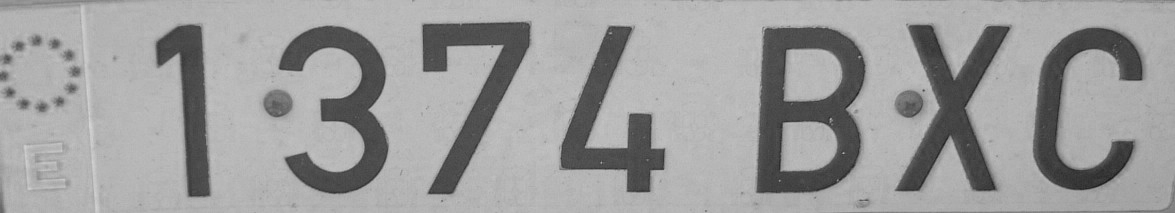
%> input picture Grado Ingeniería Informática (Computación)/3º/2do cuatri/Sistemas de Percepcion/Practicas/P4/P4/Imagenes/Matric.tif, 1175 x 213 px
$ octave Previa_P4.m   (GNU Octave 9; MATLAB toolbox functions it lacks are replaced by stand-ins)
%> lines starting %> are read from the running program, lines starting %| are printed output that depends on the picture; in (x1, y1, x2, y2) boxes, pixels count from 0 and x2, y2 are one past the last pixel; in counts of white or black regions, pixels touching at a corner belong together; the program's own positions count from 1
### Grado Ingeniería Informática (Computación)/3º/2do cuatri/Sistemas de Percepcion/Practicas/P4/P4/Funciones/Funcion_MinEntreMax.m
function [g_MinEntreMax, gmax1,gmax2] = Funcion_MinEntreMax(Id,vectorPesos )

h=imhist(uint8(Id));

if not (isempty(vectorPesos))

    h=funcion_suaviza_vector_medias_moviles(h,vectorPesos);

end

%1 Nivel de gris del máximo mayor

[NumPixMax,g1max] = max(h); %CUIDADO: el nivel real de gris es g1max - 1

%close all, imhist(uint8(Id)); axis([0 255 0 max(h) + 1000]), title(num2str(g1max))


%Nivel de gris del segundo maximo mayor

%Asegurarse de que la separacion entre los dos sea suficiente para evitar
%que ambo se encuentren en la misma clase

%Evaluar para cada nivel de gris: [(g-gmax)^2 * h(g)] 1 ? g ? 256

valores2Max = zeros(256,1);

for g=1:256

   valores2Max(g) = (g-g1max)^2 * h(g);

end

[~,g2max] = max(valores2Max);

%close all, imhist(uint8(Id)); axis([0 255 0 max(h) + 1000]), title(num2str(g2max))


%Calculamos el minimo entre maximos

%Calculamos el minimo de h garantizando que esté entre los dos máximos

%Modificamos los valores de h que no se encuentren entre los dos máximos y
%les asignamos el valor más alto posible

if g1max<g2max

    h(1:g1max) = NumPixMax;
    h(g2max:256) = NumPixMax;
    gmax1 = g1max-1;
    gmax2 = g2max-1;


else

    h(1:g2max) = NumPixMax;
    h(g1max:256) = NumPixMax;
    gmax2 = g1max-1;
    gmax1 = g2max-1;


end

%close all, imhist(uint8(Id)); axis([0 255 0 max(h) + 1000]),figure, stem(0:255,h,'.r')

[~,indice] = min(h);
g_MinEntreMax = indice-1;


end

### Grado Ingeniería Informática (Computación)/3º/2do cuatri/Sistemas de Percepcion/Practicas/P4/P4/Funciones/funcion_suaviza_vector_medias_moviles.m
function hs = funcion_suaviza_vector_medias_moviles(h,pesos)

    amp = floor(length(pesos)/2);

    pesos = (1/sum(pesos)) * pesos;

    pesos = pesos(:)';  %Vector fila siempre
    hc = h(:);          %Vector columna siempre

    hamp = [hc(amp+1:-1:2) ; hc ; hc(end-1:-1:end-amp)];

    hs = zeros(size(h));

    for i=1:length(h)

        ind_hamp =i+amp;
        hs(i) = pesos*hamp(ind_hamp-amp:ind_hamp+amp);

    end

end

### Grado Ingeniería Informática (Computación)/3º/2do cuatri/Sistemas de Percepcion/Practicas/P4/P4/Funciones/calcula_valor_medio_region_histograma.m
function [gMean,numPix] = calcula_valor_medio_region_histograma(h,gIni,gFin)

    gIni = round(gIni);
    if gIni < 1
       gIni=1;
    end

     gFin = round(gFin);
    if gFin >256
       gFin=256;
    end

    gMean=0;

    for g=gIni:gFin
        gMean = gMean + g*h(g);
    end

    numPix = sum(h(gIni:gFin));

    if numPix >0
        gMean = gMean/numPix;
    else
        gMean = [];
    end
end

### Grado Ingeniería Informática (Computación)/3º/2do cuatri/Sistemas de Percepcion/Practicas/P4/P4/Funciones/funcion_isodata.m
function T = funcion_isodata(h,umbralParada)


varControl = true;

gIni = 1; gFin = 256;
T = calcula_valor_medio_region_histograma(h,gIni,gFin);

while varControl

    gIni = 1; gFin = round(T);
    gMean1 = calcula_valor_medio_region_histograma(h,gIni,gFin); %Nivel de gris medio de la primera agrup

    gIni = round(T) + 1; gFin = 256;
    gMean2 = calcula_valor_medio_region_histograma(h,gIni,gFin); %Nivel de gris medio de la segunda agrup

    newT =mean([gMean1 gMean2]); %Esta forma de calcular la media acepta que
    %gMean1 o gMean2 puedan ser conjuntos vacios

    if abs(T-newT) <= umbralParada

        varControl = false;

    end

    T = newT;

end

T = T-1;

end

### Grado Ingeniería Informática (Computación)/3º/2do cuatri/Sistemas de Percepcion/Practicas/P4/P4/Funciones/funcion_otsu.m
function T_otsu = funcion_otsu(I)

    h = imhist(uint8(I));

    %Consideramos en toda la programacion niveles de gris de 1 a 256,
    %despues al resultado le resyamos una unidad


    gIni = 1; gFin=256;

    [gmedio,numPix] = calcula_valor_medio_region_histograma(h,gIni,gFin);

    var = zeros(256,1); %Para almacenar la varianza entre clases

    for g = 2:255   %Los extremos de g=0 y g=255 no son posibles umbrales (de 2 a 255)

        T=g;
        var(g) = calcula_varianza_entre_clases(T,h,numPix,gmedio);

    end

    [~, indice] = max(var);

    T_otsu = indice-1;


end


function  var = calcula_varianza_entre_clases(T,h,numPix,gmedio)

    %Calculo del numero de pixeles y el valor de gris medio de cada clase
    [gMean1,N1] = calcula_valor_medio_region_histograma(h,1,T);
    [gMean2,N2] = calcula_valor_medio_region_histograma(h,T+1,256);


    %Probabilidad de ocurrencia de un nivel de gris en cada clase
    prob1 = N1/numPix;
    prob2 = N2/numPix;

    %Varianza entre clases ponderada por la prob de ocurrencia

    var = prob1 * (gMean1-gmedio).^2 + prob2 * (gMean2-gmedio).^2;
    if isempty(var)

        var=0;

    end


end


### Grado Ingeniería Informática (Computación)/3º/2do cuatri/Sistemas de Percepcion/Practicas/P4/P4/Previa_P4.m
%%PREVIA P4

addpath("Funciones")
addpath("Imagenes")
addpath("Videos")


%Funcion MinEntreMax
I = imread("Matric.tif");
%> I is the input picture: size 213x1175 uint8; min 27, max 212, mean 156.9
imshow(I);
Id = double(I);
[h,nivelesdegris] =  imhist(I); %OJO uint8 para imhist
%> h = 256 values, max 15112 at index 184, min 0 at index 1, mean 977.6; nivelesdegris = 256 values from 0 to 255
vectorPesos = [ 1 2 4 8 4 2 1];
[g_MinEntreMax, gmax1,gmax2] = Funcion_MinEntreMax(Id,vectorPesos);
%> in funcion_suaviza_vector_medias_moviles, `hc = h(:);`: hc has the same summary as h outside funcion_suaviza_vector_medias_moviles
%> in funcion_suaviza_vector_medias_moviles, `hamp = [hc(amp+1:-1:2) ; hc ; hc(end-1:-1:end-amp)];`: hamp = 262 values, max 15112 at index 187, min 0 at index 1, mean 955.2
%> after the loop in funcion_suaviza_vector_medias_moviles, `for i=1:length(h)`: hs = 256 values, max 14495.4 at index 184, min 0 at index 1, mean 977.6
%> in Funcion_MinEntreMax, `h=funcion_suaviza_vector_medias_moviles(h,vectorPesos);`: h has the same summary as hs in funcion_suaviza_vector_medias_moviles
%> in Funcion_MinEntreMax, `[NumPixMax,g1max] = max(h);`: NumPixMax = 14495.4; g1max = 184
%> after the loop in Funcion_MinEntreMax, `for g=1:256`: valores2Max = 256 values, max 32365802.6 at index 77, min 0 at index 1, mean 2429967.3
%> in Funcion_MinEntreMax, `[~,g2max] = max(valores2Max);`: g2max = 77
%> in Funcion_MinEntreMax, `gmax2 = g1max-1;`: gmax2 = 183
%> in Funcion_MinEntreMax, `gmax1 = g2max-1;`: gmax1 = 76
%> in Funcion_MinEntreMax, `[~,indice] = min(h);`: indice = 112
%> in Funcion_MinEntreMax, `g_MinEntreMax = indice-1;`: g_MinEntreMax = 111
%> g_MinEntreMax = 111; gmax1 = 76; gmax2 = 183

Ib = I<g_MinEntreMax;
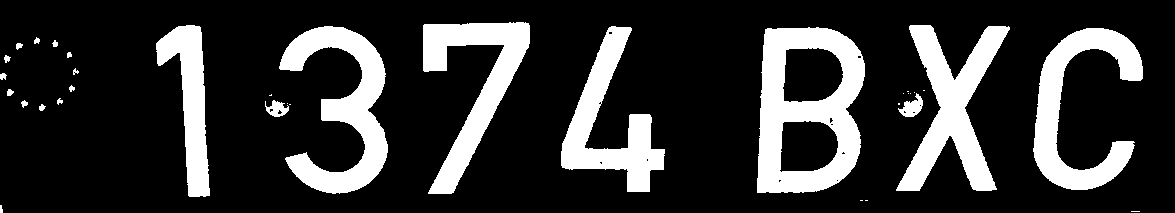
%> Ib: size 213x1175 logical; 20.2% white; 35 white regions (13 under 20 px), largest, box (x1, y1, x2, y2) and area: (757, 27, 865, 193) 10210, (279, 26, 388, 194) 7588, (896, 25, 1010, 191) 7513

%Funcion suaviza_vector_medias_moviles

hSuav =  funcion_suaviza_vector_medias_moviles(h,vectorPesos);
%> hSuav has the same summary as hs in funcion_suaviza_vector_medias_moviles
figure,plot(0:255,hSuav,'b');
%> after `plot(0:255,hSuav,'b')`:
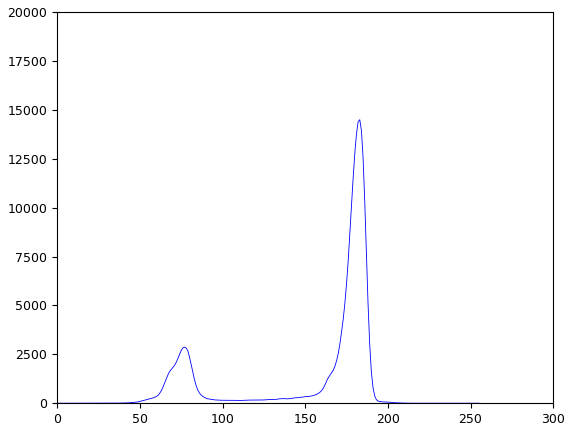
%> figure redrawn from the program's plot data; curve peaks at x = 183, y = 14495.4

%%RIDLER AND CALVARD - ISODATA

clear ,clc, close all
addpath("Funciones")
addpath("Imagenes")
addpath("Videos")

I = imread("Matric.tif");
Id = double(I);
[h,nivelesdegris] =  imhist(I);

%Programacion funcion de interes y comprobacion
gIni = 50; gFin = 125;
[gMean,numPix] = calcula_valor_medio_region_histograma(h,gIni,gFin);
%> the loop in calcula_valor_medio_region_histograma, `for g=gIni:gFin` made 76 passes
%> gMean on passes 1 to 12: 2800, 7492, 13836, 19613, 28307, 38867, 49955, 63464, 77732, 92954, 111194, 130775
%> after the loop in calcula_valor_medio_region_histograma, `for g=gIni:gFin`: gMean = 4105622
%> in calcula_valor_medio_region_histograma, `numPix = sum(h(gIni:gFin));`: numPix = 52366
%> in calcula_valor_medio_region_histograma, `gMean = gMean/numPix;`: gMean = 78.4
%> gMean = 78.4; numPix = 52366

Ib = I>=gIni-1 & I<=gFin-1;
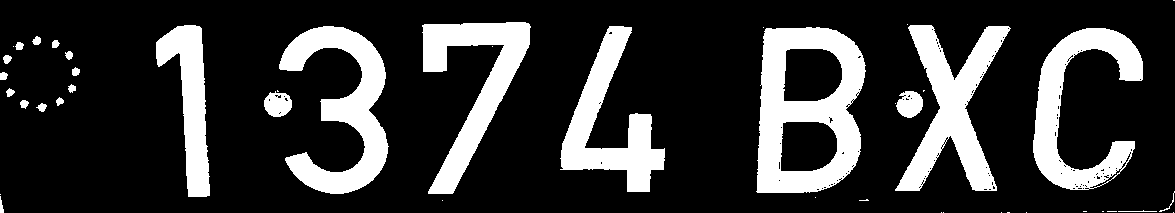
%> Ib: size 213x1175 logical; 20.9% white; 45 white regions (21 under 20 px), largest, box (x1, y1, x2, y2) and area: (756, 27, 866, 193) 10402, (279, 26, 389, 194) 7740, (895, 25, 1011, 191) 7672
sum(Ib(:))
%> ans = 52366
mean(I(Ib))
%> ans = 77.4

%Programacion ISODATA

umbralParada = 0;
T = funcion_isodata(h,umbralParada);
%> the loop in calcula_valor_medio_region_histograma (call 2), `for g=gIni:gFin` made 256 passes
%> gMean on passes 1 to 3: 0, 0, 0
%> in funcion_isodata, `T = calcula_valor_medio_region_histograma(h,gIni,gFin);`: T = 157.9
%> the loop in funcion_isodata, `while varControl` made 5 passes
%> (gMean1, gMean2, newT, T) on passes 1 to 5: (87.66, 180.7, 134.2, 134.2), (79.77, 179.6, 129.7, 129.7), (79.04, 179.4, 129.2, 129.2), (78.85, 179.3, 129.1, 129.1), (78.85, 179.3, 129.1, 129.1)
%> after the loop in funcion_isodata, `while varControl`: varControl = false
%> in funcion_isodata, `T = T-1;`: T = 128.1
%> T = 128.1


%Programacion OTSU

clear,clc,close all
addpath("Funciones")
addpath("Imagenes")
addpath("Videos")

I = imread("Matric.tif");
imshow(I), figure, imhist(I)
%> after `imhist(I)`:
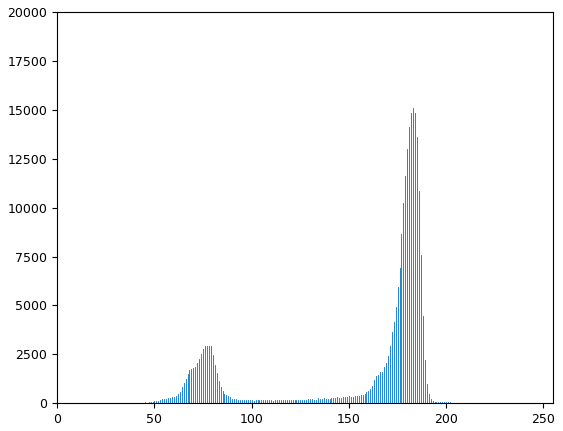
%> figure redrawn from the program's plot data; highest point at x = 183, y = 15112

g_otsu = funcion_otsu(I);
%> in funcion_otsu, `[gmedio,numPix] = calcula_valor_medio_region_histograma(h,gIni,gFin);`: gmedio = 157.9; numPix = 250275
%> the loop in funcion_otsu, `for g = 2:255` made 254 passes
%> (N1 in calcula_varianza_entre_clases, N2 in calcula_varianza_entre_clases, prob1 in calcula_varianza_entre_clases) on passes 1 to 3: (0, 250275, 0), (0, 250275, 0), (0, 250275, 0)
255*graythresh(I);   %Funcion otsu implementada en matlab (normalizada)
